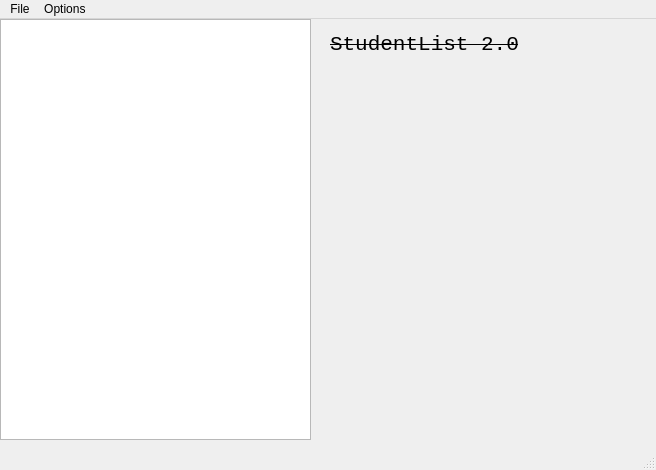
<?xml version="1.0" encoding="UTF-8"?>
<ui version="4.0">
 <class>MainWindow</class>
 <widget class="QMainWindow" name="MainWindow">
  <property name="geometry">
   <rect>
    <x>0</x>
    <y>0</y>
    <width>656</width>
    <height>470</height>
   </rect>
  </property>
  <property name="cursor">
   <cursorShape>ArrowCursor</cursorShape>
  </property>
  <property name="windowTitle">
   <string>StudentList 2.0</string>
  </property>
  <property name="windowIcon">
   <iconset>
    <normaloff>C:/Users/User/Desktop/logo.bmp</normaloff>C:/Users/User/Desktop/logo.bmp</iconset>
  </property>
  <widget class="QWidget" name="centralwidget">
   <widget class="QListWidget" name="lwStudents">
    <property name="geometry">
     <rect>
      <x>0</x>
      <y>0</y>
      <width>311</width>
      <height>421</height>
     </rect>
    </property>
    <property name="sizePolicy">
     <sizepolicy hsizetype="Expanding" vsizetype="Expanding">
      <horstretch>0</horstretch>
      <verstretch>0</verstretch>
     </sizepolicy>
    </property>
    <property name="font">
     <font>
      <family>Consolas</family>
     </font>
    </property>
    <property name="autoFillBackground">
     <bool>true</bool>
    </property>
   </widget>
   <widget class="QLabel" name="label">
    <property name="geometry">
     <rect>
      <x>320</x>
      <y>80</y>
      <width>331</width>
      <height>341</height>
     </rect>
    </property>
    <property name="font">
     <font>
      <family>Consolas</family>
      <pointsize>10</pointsize>
     </font>
    </property>
    <property name="text">
     <string/>
    </property>
    <property name="textFormat">
     <enum>Qt::MarkdownText</enum>
    </property>
    <property name="alignment">
     <set>Qt::AlignLeading|Qt::AlignLeft|Qt::AlignTop</set>
    </property>
   </widget>
   <widget class="QLabel" name="lLogo">
    <property name="geometry">
     <rect>
      <x>330</x>
      <y>0</y>
      <width>301</width>
      <height>51</height>
     </rect>
    </property>
    <property name="font">
     <font>
      <family>Consolas</family>
      <pointsize>16</pointsize>
      <strikeout>true</strikeout>
     </font>
    </property>
    <property name="text">
     <string>StudentList 2.0</string>
    </property>
    <property name="alignment">
     <set>Qt::AlignLeading|Qt::AlignLeft|Qt::AlignVCenter</set>
    </property>
   </widget>
  </widget>
  <widget class="QMenuBar" name="menubar">
   <property name="geometry">
    <rect>
     <x>0</x>
     <y>0</y>
     <width>656</width>
     <height>20</height>
    </rect>
   </property>
   <widget class="QMenu" name="menuFile">
    <property name="title">
     <string>File</string>
    </property>
    <addaction name="actionLoad"/>
    <addaction name="actionLoad_Database"/>
    <addaction name="separator"/>
    <addaction name="actionExit_2"/>
   </widget>
   <widget class="QMenu" name="menuOptions">
    <property name="title">
     <string>Options </string>
    </property>
    <addaction name="actionFind"/>
    <addaction name="actionDelete_losers"/>
   </widget>
   <addaction name="menuFile"/>
   <addaction name="menuOptions"/>
  </widget>
  <widget class="QStatusBar" name="statusbar"/>
  <action name="actionLoad">
   <property name="text">
    <string>Load...</string>
   </property>
   <property name="toolTip">
    <string>Loads Students from chosen file</string>
   </property>
   <property name="shortcut">
    <string>Ctrl+L</string>
   </property>
  </action>
  <action name="actionExit">
   <property name="text">
    <string>Exit</string>
   </property>
   <property name="shortcut">
    <string>Ctrl+Q</string>
   </property>
  </action>
  <action name="actionFind">
   <property name="text">
    <string>Find...</string>
   </property>
   <property name="toolTip">
    <string>Find student by name</string>
   </property>
   <property name="shortcut">
    <string>Ctrl+F</string>
   </property>
  </action>
  <action name="actionExit_2">
   <property name="text">
    <string>Exit</string>
   </property>
   <property name="shortcut">
    <string>Ctrl+Q</string>
   </property>
  </action>
  <action name="actionDelete_losers">
   <property name="text">
    <string>Delete losers</string>
   </property>
   <property name="shortcut">
    <string>Ctrl+D</string>
   </property>
  </action>
  <action name="actionLoad_Database">
   <property name="text">
    <string>Load Database</string>
   </property>
   <property name="toolTip">
    <string>Loads Unique DB</string>
   </property>
   <property name="shortcut">
    <string>Ctrl+K, Ctrl+L</string>
   </property>
  </action>
 </widget>
 <resources/>
 <connections/>
</ui>
